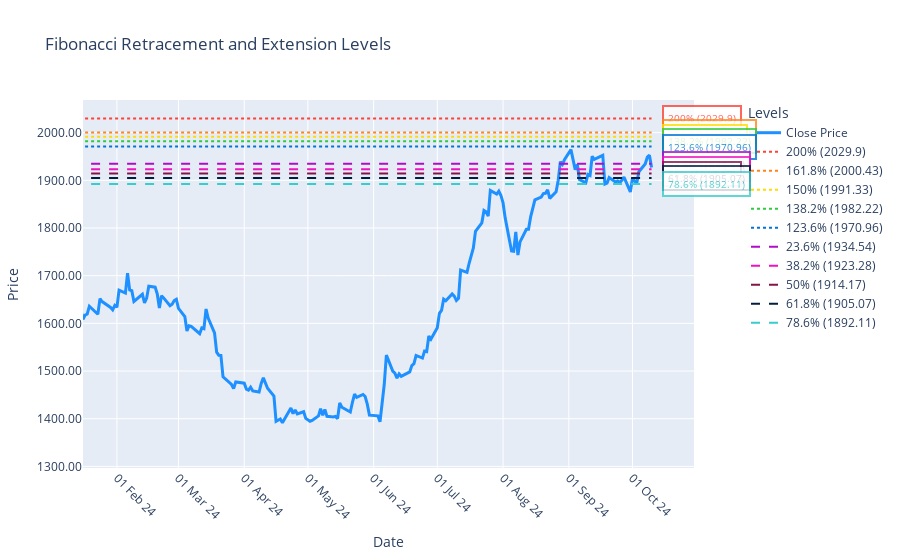

Notebook code cell kept with this figure:
### Code cell
fig = visualise_fib_plotly(fib, data)
fig.show()

### Figure 1 — Plotly figure (JSON) as saved in the notebook; plotly's stock layout.template omitted (floating-point values rounded to 4 significant figures; data arrays with more than 128 entries replaced by an {"elided": "..."} marker saying what was removed)
{"data": [{"hovertemplate": "<b>Date:</b> %{x|%d %b %y}<br><b>Close:</b> %{y:.2f}<extra></extra>", "line": {"color": "#1e90ff", "width": 3}, "name": "Close Price", "type": "scatter", "x": {"elided": "246 str values"}, "y": {"elided": "246 float values"}}, {"line": {"color": "#FF4136", "dash": "dot", "width": 2}, "mode": "lines", "name": "200% (2029.9)", "type": "scatter", "x": ["2023-10-10T00:00:00+05:30", "2024-10-10T00:00:00+05:30"], "y": [2030.0, 2030.0]}, {"line": {"color": "#FF851B", "dash": "dot", "width": 2}, "mode": "lines", "name": "161.8% (2000.43)", "type": "scatter", "x": ["2023-10-10T00:00:00+05:30", "2024-10-10T00:00:00+05:30"], "y": [2000.0, 2000.0]}, {"line": {"color": "#FFDC00", "dash": "dot", "width": 2}, "mode": "lines", "name": "150% (1991.33)", "type": "scatter", "x": ["2023-10-10T00:00:00+05:30", "2024-10-10T00:00:00+05:30"], "y": [1991.0, 1991.0]}, {"line": {"color": "#2ECC40", "dash": "dot", "width": 2}, "mode": "lines", "name": "138.2% (1982.22)", "type": "scatter", "x": ["2023-10-10T00:00:00+05:30", "2024-10-10T00:00:00+05:30"], "y": [1982.0, 1982.0]}, {"line": {"color": "#0074D9", "dash": "dot", "width": 2}, "mode": "lines", "name": "123.6% (1970.96)", "type": "scatter", "x": ["2023-10-10T00:00:00+05:30", "2024-10-10T00:00:00+05:30"], "y": [1971.0, 1971.0]}, {"line": {"color": "#B10DC9", "dash": "dash", "width": 2}, "mode": "lines", "name": "23.6% (1934.54)", "type": "scatter", "x": ["2023-10-10T00:00:00+05:30", "2024-10-10T00:00:00+05:30"], "y": [1935.0, 1935.0]}, {"line": {"color": "#F012BE", "dash": "dash", "width": 2}, "mode": "lines", "name": "38.2% (1923.28)", "type": "scatter", "x": ["2023-10-10T00:00:00+05:30", "2024-10-10T00:00:00+05:30"], "y": [1923.0, 1923.0]}, {"line": {"color": "#85144b", "dash": "dash", "width": 2}, "mode": "lines", "name": "50% (1914.17)", "type": "scatter", "x": ["2023-10-10T00:00:00+05:30", "2024-10-10T00:00:00+05:30"], "y": [1914.0, 1914.0]}, {"line": {"color": "#001f3f", "dash": "dash", "width": 2}, "mode": "lines", "name": "61.8% (1905.07)", "type": "scatter", "x": ["2023-10-10T00:00:00+05:30", "2024-10-10T00:00:00+05:30"], "y": [1905.0, 1905.0]}, {"line": {"color": "#39CCCC", "dash": "dash", "width": 2}, "mode": "lines", "name": "78.6% (1892.11)", "type": "scatter", "x": ["2023-10-10T00:00:00+05:30", "2024-10-10T00:00:00+05:30"], "y": [1892.0, 1892.0]}], "layout": {"annotations": [{"bgcolor": "white", "bordercolor": "#FF4136", "borderpad": 4, "borderwidth": 2, "font": {"color": "#FF4136", "size": 10}, "opacity": 0.8, "showarrow": false, "text": "200% (2029.9)", "x": "2024-10-10T00:00:00+05:30", "xanchor": "left", "xshift": 10, "y": 2030.0}, {"bgcolor": "white", "bordercolor": "#FF851B", "borderpad": 4, "borderwidth": 2, "font": {"color": "#FF851B", "size": 10}, "opacity": 0.8, "showarrow": false, "text": "161.8% (2000.43)", "x": "2024-10-10T00:00:00+05:30", "xanchor": "left", "xshift": 10, "y": 2000.0}, {"bgcolor": "white", "bordercolor": "#FFDC00", "borderpad": 4, "borderwidth": 2, "font": {"color": "#FFDC00", "size": 10}, "opacity": 0.8, "showarrow": false, "text": "150% (1991.33)", "x": "2024-10-10T00:00:00+05:30", "xanchor": "left", "xshift": 10, "y": 1991.0}, {"bgcolor": "white", "bordercolor": "#2ECC40", "borderpad": 4, "borderwidth": 2, "font": {"color": "#2ECC40", "size": 10}, "opacity": 0.8, "showarrow": false, "text": "138.2% (1982.22)", "x": "2024-10-10T00:00:00+05:30", "xanchor": "left", "xshift": 10, "y": 1982.0}, {"bgcolor": "white", "bordercolor": "#0074D9", "borderpad": 4, "borderwidth": 2, "font": {"color": "#0074D9", "size": 10}, "opacity": 0.8, "showarrow": false, "text": "123.6% (1970.96)", "x": "2024-10-10T00:00:00+05:30", "xanchor": "left", "xshift": 10, "y": 1971.0}, {"bgcolor": "white", "bordercolor": "#B10DC9", "borderpad": 4, "borderwidth": 2, "font": {"color": "#B10DC9", "size": 10}, "opacity": 0.8, "showarrow": false, "text": "23.6% (1934.54)", "x": "2024-10-10T00:00:00+05:30", "xanchor": "left", "xshift": 10, "y": 1935.0}, {"bgcolor": "white", "bordercolor": "#F012BE", "borderpad": 4, "borderwidth": 2, "font": {"color": "#F012BE", "size": 10}, "opacity": 0.8, "showarrow": false, "text": "38.2% (1923.28)", "x": "2024-10-10T00:00:00+05:30", "xanchor": "left", "xshift": 10, "y": 1923.0}, {"bgcolor": "white", "bordercolor": "#85144b", "borderpad": 4, "borderwidth": 2, "font": {"color": "#85144b", "size": 10}, "opacity": 0.8, "showarrow": false, "text": "50% (1914.17)", "x": "2024-10-10T00:00:00+05:30", "xanchor": "left", "xshift": 10, "y": 1914.0}, {"bgcolor": "white", "bordercolor": "#001f3f", "borderpad": 4, "borderwidth": 2, "font": {"color": "#001f3f", "size": 10}, "opacity": 0.8, "showarrow": false, "text": "61.8% (1905.07)", "x": "2024-10-10T00:00:00+05:30", "xanchor": "left", "xshift": 10, "y": 1905.0}, {"bgcolor": "white", "bordercolor": "#39CCCC", "borderpad": 4, "borderwidth": 2, "font": {"color": "#39CCCC", "size": 10}, "opacity": 0.8, "showarrow": false, "text": "78.6% (1892.11)", "x": "2024-10-10T00:00:00+05:30", "xanchor": "left", "xshift": 10, "y": 1892.0}], "hovermode": "x unified", "legend": {"title": {"text": "Levels"}}, "showlegend": true, "title": {"text": "Fibonacci Retracement and Extension Levels"}, "xaxis": {"anchor": "y", "domain": [0, 0.94], "range": ["2024-01-16T00:00:00+05:30", "2024-10-30T00:00:00+05:30"], "tickangle": 45, "tickformat": "%d %b %y", "tickmode": "array", "ticktext": ["01 Feb 24", "01 Mar 24", "01 Apr 24", "01 May 24", "01 Jun 24", "01 Jul 24", "01 Aug 24", "01 Sep 24", "01 Oct 24"], "tickvals": ["2024-02-01T00:00:00+05:30", "2024-03-01T00:00:00+05:30", "2024-04-01T00:00:00+05:30", "2024-05-01T00:00:00+05:30", "2024-06-01T00:00:00+05:30", "2024-07-01T00:00:00+05:30", "2024-08-01T00:00:00+05:30", "2024-09-01T00:00:00+05:30", "2024-10-01T00:00:00+05:30"], "title": {"text": "Date"}}, "yaxis": {"anchor": "x", "domain": [0, 1], "tickformat": ".2f", "title": {"text": "Price"}}, "yaxis2": {"anchor": "x", "overlaying": "y", "side": "right", "tickformat": ".2f"}}}
